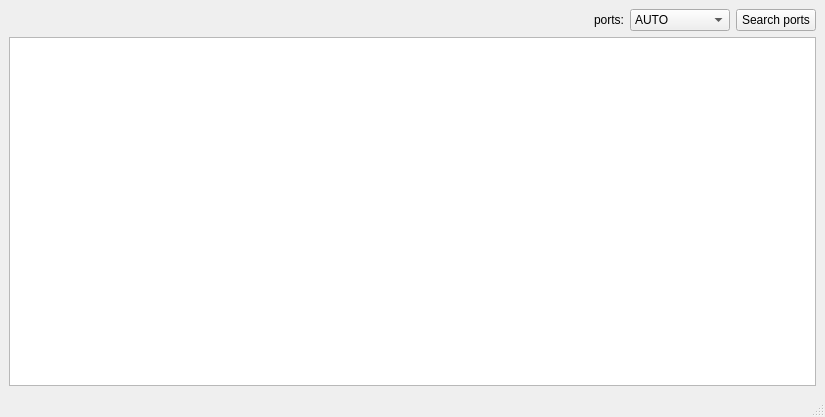
<?xml version="1.0" encoding="UTF-8"?>
<ui version="4.0">
 <class>Web2board</class>
 <widget class="QMainWindow" name="Web2board">
  <property name="geometry">
   <rect>
    <x>0</x>
    <y>0</y>
    <width>825</width>
    <height>417</height>
   </rect>
  </property>
  <property name="windowTitle">
   <string>Web2board</string>
  </property>
  <widget class="QWidget" name="centralwidget">
   <layout class="QVBoxLayout" name="verticalLayout_2">
    <item>
     <layout class="QHBoxLayout" name="horizontalLayout">
      <item>
       <spacer name="horizontalSpacer">
        <property name="orientation">
         <enum>Qt::Horizontal</enum>
        </property>
        <property name="sizeHint" stdset="0">
         <size>
          <width>40</width>
          <height>20</height>
         </size>
        </property>
       </spacer>
      </item>
      <item>
       <widget class="QLabel" name="label">
        <property name="text">
         <string>ports:</string>
        </property>
       </widget>
      </item>
      <item>
       <widget class="QComboBox" name="ports">
        <property name="minimumSize">
         <size>
          <width>100</width>
          <height>0</height>
         </size>
        </property>
        <item>
         <property name="text">
          <string>AUTO</string>
         </property>
        </item>
       </widget>
      </item>
      <item>
       <widget class="QPushButton" name="searchPorts">
        <property name="text">
         <string>Search ports</string>
        </property>
       </widget>
      </item>
     </layout>
    </item>
    <item>
     <widget class="QTextEdit" name="console">
      <property name="readOnly">
       <bool>true</bool>
      </property>
     </widget>
    </item>
   </layout>
  </widget>
  <widget class="QStatusBar" name="statusbar"/>
 </widget>
 <resources/>
 <connections/>
</ui>
